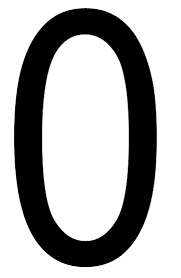
#> input picture A5&A7/0.png, 181 x 278 px
$ python A5.py
#> lines starting #> are read from the running program, lines starting #| are printed output that depends on the picture; after the words box and inside, x2 and y2 are one past the last pixel; in counts of white or black regions, pixels touching at a corner belong together; long printed decimals are rounded
import numpy as np
import cv2
import imutils

#read image and convert image to gray
image = cv2.imread("0.png")
#> image is the input picture: shape (278, 181, 3); min 0, max 255, mean 176
print("IMAGE",image.shape)
#| IMAGE (278, 181, 3)
copy = cv2.imread("0.png")
grayImage = cv2.cvtColor(image, cv2.COLOR_BGR2GRAY)
ret, thresh = cv2.threshold(grayImage, 127, 255, cv2.THRESH_BINARY)
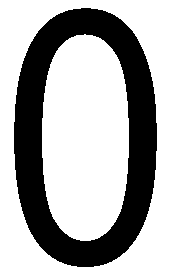
#> thresh: shape (278, 181); 69.1% white; 1 black region

# print(ret)
# print(thresh)
contours, hierarchy = cv2.findContours(thresh, cv2.RETR_TREE, cv2.CHAIN_APPROX_SIMPLE)
#> contours = 3 contours; box (x1, y1, x2, y2) and area: (0, 0, 181, 278) 49860, (13, 7, 158, 268) 30990, (42, 34, 129, 241) 14878

# cv2.drawContours(image, contours, 3, (0,255,0),3)

cv2.drawContours(copy, contours, -1, (0, 0, 255), 3)
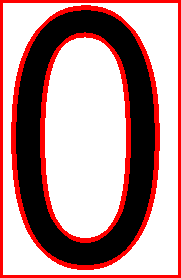
#> copy: shape (278, 181, 3); 16.14% of pixels changed, all inside (x1, y1, x2, y2) = (0, 0, 181, 278)
cv2.imwrite("test.png", copy)
cv2.waitKey(0)
cv2.waitKey(10)

for c in contours:
    print("area is:", cv2.contourArea(c))
#> this loop made 3 passes
#> c on pass 1: [[0, 0], [0, 277], [180, 277], [180, 0]]
#| area is: 49860.0
#| area is: 30990.0
#| area is: 14878.5
#initialize region variables to store ratios
reg1,reg2,reg3,reg4,reg5,reg6,reg7,reg8, reg9 = 0,0,0,0,0,0,0,0,0

#break up the image
height = len(grayImage)
#> height = 278
width = len(grayImage[0])
#> width = 181
print(height,width)
#| 278 181

regionHeight = height//3 -10
#> regionHeight = 82
regionWidth = width//3 -10
#> regionWidth = 50
print(regionHeight, regionWidth)
#| 82 50
startX = 0
startY = 0
endX = regionHeight
#> endX = 82
endY = regionWidth
#> endY = 50
print(grayImage)
#> (printed output is left out)
regions = []
flag = False
while(flag == False):

    for i in range(0,3):
        # startX = 0
        # endX = regionHeight
        for j in range(0,3):
            black = 0
            white = 0
            print(startX,startY)

            for k in range(startX,endX):
                for x in range(startY, endY):
                    # print(x,k)

                    if(grayImage[k][x] == 255):
                        white+=1
                    else:
                        black+=1
            try:
                ratio = black/white
            except:
                ratio = 255
            regions.append(ratio)
            startY+=regionWidth
            endY+=regionWidth
            # print(startX,startY)
        startX+=regionHeight
        endX+=regionHeight
        startY= 0
        endY=regionWidth
    flag = True
#> after the loop, endX = 328; regions = [0.465, 0.617, 0.973, 1.39, 0, 0.828, 1.04, 0.177, 1.31]; startX = 246
print(regions)
#| [0.4648, 0.6167, 0.9731, 1.388, 0.0, 0.8279, 1.041, 0.1771, 1.314]


# [179 lines of commented-out code are left out]

$ run again, with A5&A7/all_numbers.png copied over A5&A7/0.png
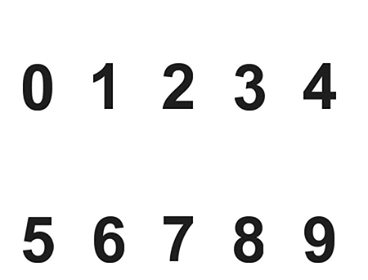
#> input picture A5&A7/all_numbers.png, 368 x 280 px
#> image is the input picture: shape (280, 368, 3); min 0, max 255, mean 238.2
#| IMAGE (280, 368, 3)
#> `ret, thresh = cv2.threshold(grayImage, 127, 255, cv2.THRESH_BINARY)`:
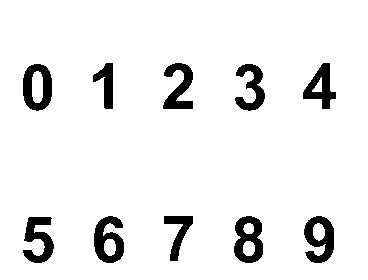
#> thresh: shape (280, 368); 92.8% white; 10 black regions
#> contours = 17 contours; largest, box (x1, y1, x2, y2) and area: (0, 0, 368, 280) 102393, (22, 63, 53, 112) 1202, (233, 215, 264, 264) 1172, (93, 215, 125, 264) 1098, (303, 215, 335, 264) 1096
#> `cv2.drawContours(copy, contours, -1, (0, 0, 255), 3)`:
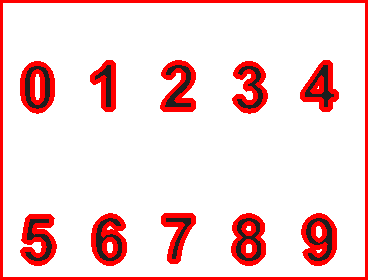
#> copy: shape (280, 368, 3); 12.21% of pixels changed, all inside (x1, y1, x2, y2) = (0, 0, 368, 280)
#> the loop `for c in contours:` made 17 passes
#> c on pass 1: [[0, 0], [0, 279], [367, 279], [367, 0]]
#> (printed output is left out)
#> height = 280
#> width = 368
#| 280 368
#> regionHeight = 83
#> regionWidth = 112
#| 83 112
#> `endX = regionHeight`: endX = 83
#> endY = 112
#> (printed output is left out)
#> after the loop `while(flag == False):`: endX = 332; regions = [0.088, 0.0535, 0.0871, 0.101, 0.0727, 0.137, 0.143, 0.105, 0.206]; startX = 249
#| [0.08801, 0.05349, 0.08712, 0.101, 0.0727, 0.1371, 0.1434, 0.1047, 0.2062]
